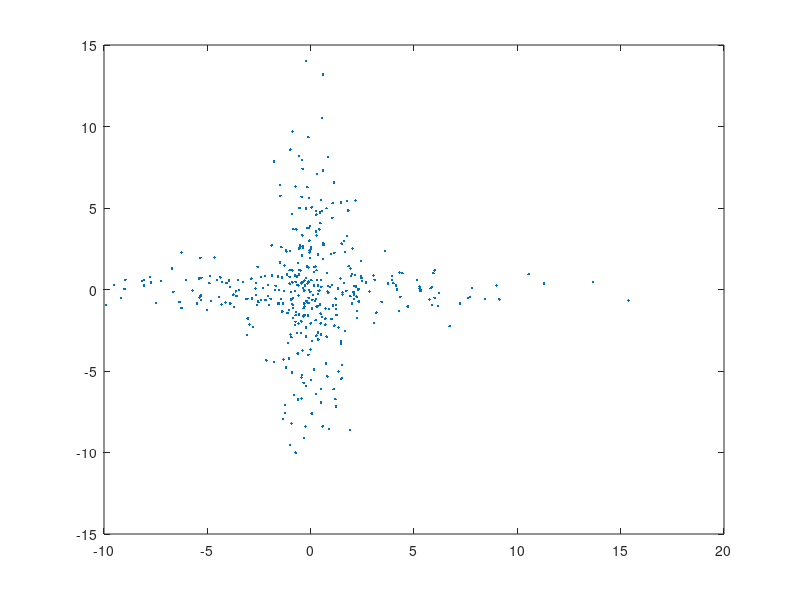

This chart was generated by the following MATLAB code: (Note: this script raises an error after producing the figure.)
clear all
close all

%%%%%%%%%%%%%%%%%%%%%%%%%%%%%%%%%%%%%%%%%%%%%%%%%%%%%%%%%%%
%%% Create a test data set as an output of Gaussian mixture
%%%%%%%%%%%%%%%%%%%%%%%%%%%%%%%%%%%%%%%%%%%%%%%%%%%%%%%%%%%
mu1=[0 0];mu2=[0 0];
S1=[20 0;0 1];S2=[1 0;0 20];
n=100;
gamma=[ones(1,n) 2*ones(1,n) ones(1,n) 2*ones(1,n)];
T=length(gamma);
for t=1:T
x(t,:)=(gamma(t)==1)*mvnrnd(mu1,S1)+(gamma(t)==2)*mvnrnd(mu2,S2);
end
figure;plot(x(:,1),x(:,2),'.');
%%%%%%%%%%%%%%%%%%%%%%%%%%%%%%%%%%%%%%%%%%%%%%%%%%%%%%%%%%%
%%% Set clustering parameters: tolerance, number of repetitions
%%% (annealings), maximal number of subspace iterations
%%% and number of clusters
%%%%%%%%%%%%%%%%%%%%%%%%%%%%%%%%%%%%%%%%%%%%%%%%%%%%%%%%%%%
opt.K=2
opt.N_anneal=10
opt.tol=1e-6;
opt.MaxIter=100;

%%%%%%%%%%%%%%%%%%%%%%%%%%%%%%%%%%%%%%%%%%%%%%%%%%%%%%%%%%%%%%%%%%%%%
%%% Repeat the clustring opt.N_anneal times with random initial gamma
%%%%%%%%%%%%%%%%%%%%%%%%%%%%%%%%%%%%%%%%%%%%%%%%%%%%%%%%%%%%%%%%%%%%%

for i=1:opt.N_anneal
output{i}=cluster_EOF(x,opt);
L_min(i)=min(output{i}.L);
end
%%%%%%%%%%%%%%%%%%%%%%%%%%%%%%%%%%%%%%%%%%%%%%%%%%%%%%%%%%%%%%%%%%%%%
%%% Identify the best clustering instance (according to the
%%% minimum value of the clustering functional L) and plot results
%%%%%%%%%%%%%%%%%%%%%%%%%%%%%%%%%%%%%%%%%%%%%%%%%%%%%%%%%%%%%%%%%%%%%
[~,jj]=min(L_min);
figure;plot(output{jj}.L,':<');xlabel('Number of Subspace Iteration i');ylabel('Value of the clustering functional L^i')
col='rgbmck';
figure;hold on;
for k=1:opt.K
   [~,ii]=find(output{jj}.gamma(k,:)==1);
   plot(x(ii,1),x(ii,2),[col(k) 'x']);
end
